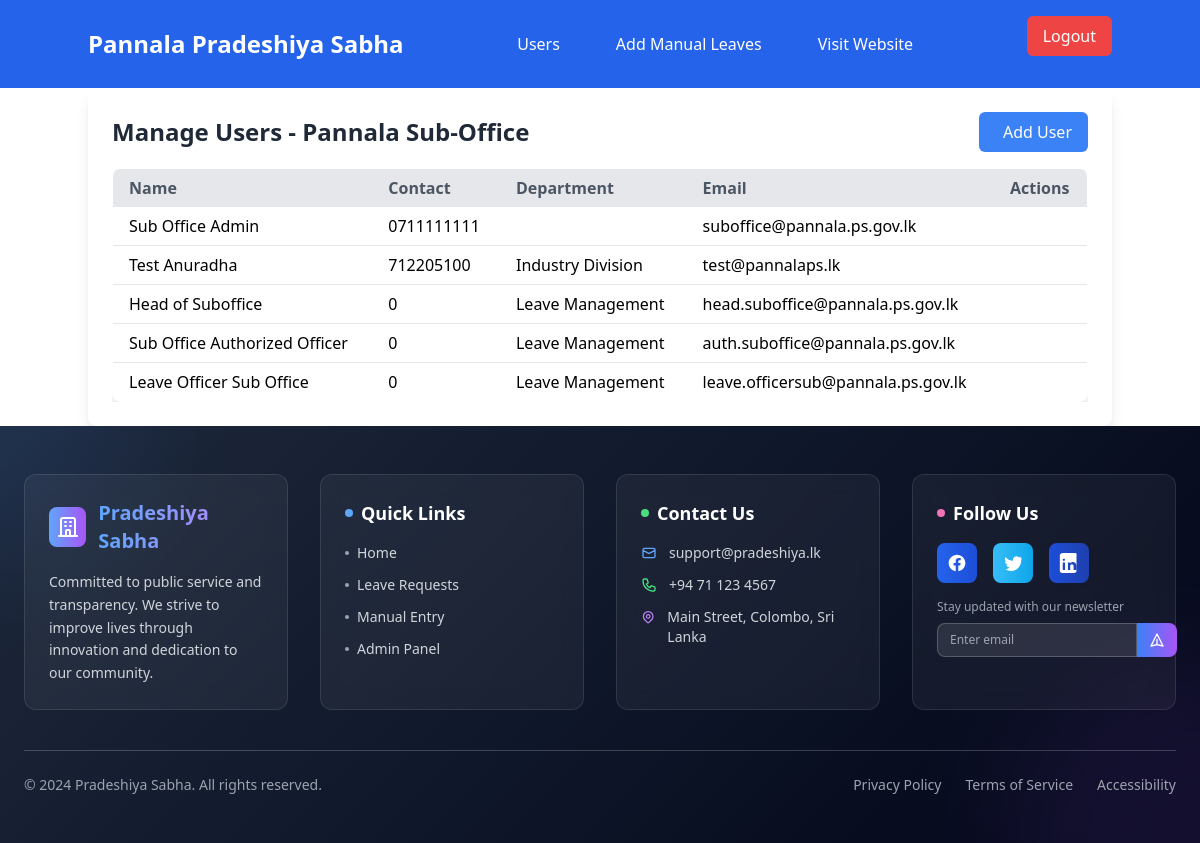
Page /admin/manage-users.php (signed in) on the earlier database version.
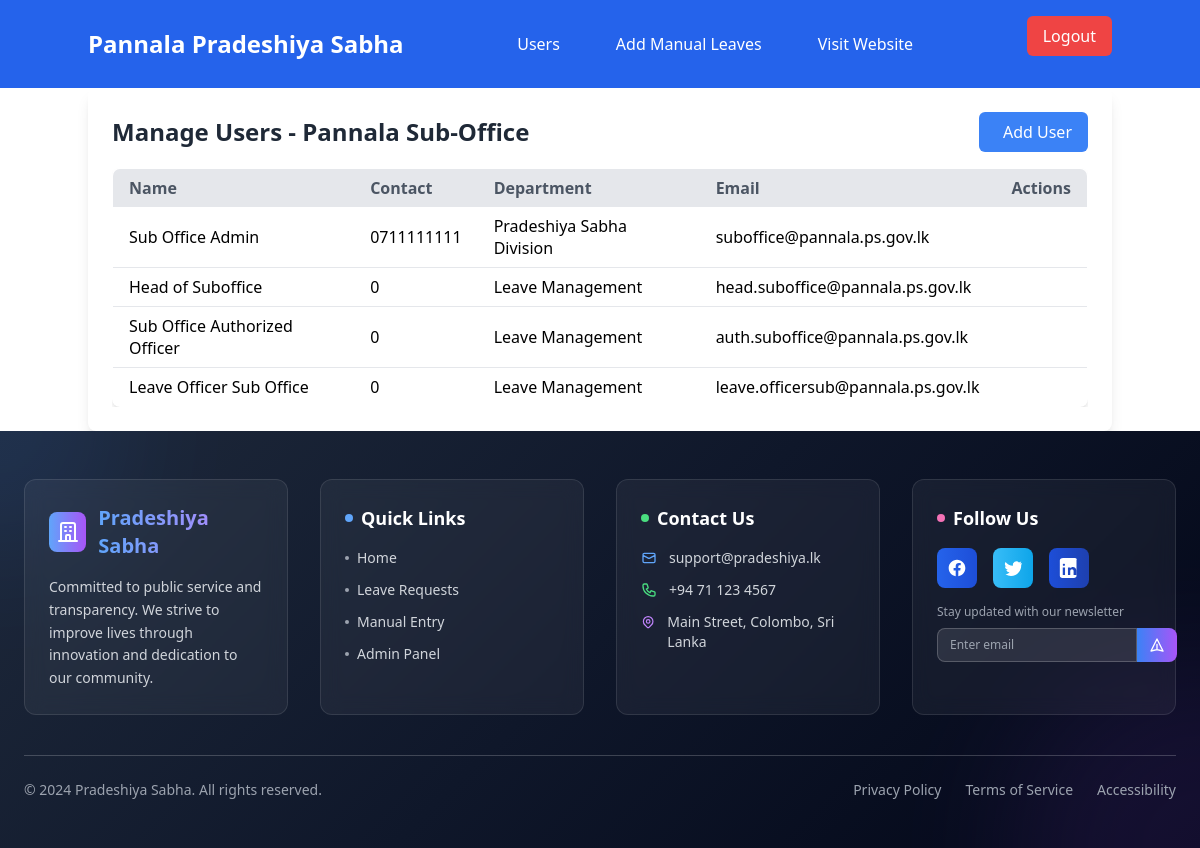
Same page on the later database version.
### tables this page shows
CREATE TABLE `wp_pradeshiya_sabha_users` (
  `ID` int NOT NULL,
  `username` varchar(255) NOT NULL,
  `password` varchar(255) NOT NULL,
  `first_name` varchar(255) NOT NULL,
  `last_name` varchar(255) NOT NULL,
  `gender` enum('Male','Female') NOT NULL,
  `email` varchar(255) NOT NULL,
  `address` text NOT NULL,
  `NIC` varchar(12) NOT NULL,
  `service_number` varchar(50) NOT NULL,
  `phone_number` varchar(20) DEFAULT NULL,
  `designation` varchar(255) NOT NULL,
  `sub_office` varchar(255) NOT NULL,
  `date_of_joining` date NOT NULL,
  `created_at` timestamp NOT NULL DEFAULT CURRENT_TIMESTAMP,
  `updated_at` timestamp NOT NULL DEFAULT CURRENT_TIMESTAMP ON UPDATE CURRENT_TIMESTAMP,
  `leave_balance` decimal(3,1) NOT NULL DEFAULT '20.0',
  `duty_leave_count` int DEFAULT '0',
  `casual_leave_balance` decimal(3,1) NOT NULL DEFAULT '21.0',
  `sick_leave_balance` decimal(3,1) NOT NULL DEFAULT '24.0',
  `department_id` int DEFAULT NULL,
  `designation_id` int DEFAULT NULL
);

CREATE TABLE `wp_departments` (
  `department_id` int NOT NULL,
  `department_name` varchar(255) NOT NULL
);

### admin/manage-users.php (the view, shortened to what this page needs)
<?php
require '../includes/dbconfig.php';
$email = $_SESSION['user']['email'];
$query = "SELECT d.designation_name, u.sub_office
          FROM wp_pradeshiya_sabha_users u
          LEFT JOIN wp_designations d ON u.designation_id = d.designation_id
          WHERE u.email = ?";
$stmt = $conn->prepare($query);
$stmt->bind_param("s", $email);
$stmt->execute();
$result = $stmt->get_result();
$row = $result->fetch_assoc();
$admin_office = $row['sub_office'];
require '../includes/admin-navbar.php';
$sql = "SELECT u.ID, CONCAT(u.first_name, ' ', u.last_name) AS name, u.phone_number,
               dpt.department_name AS department, u.email
        FROM wp_pradeshiya_sabha_users u
        LEFT JOIN wp_departments dpt ON u.department_id = dpt.department_id
        WHERE u.sub_office = ?";
$stmt = $conn->prepare($sql);
$stmt->bind_param("s", $admin_office);
$stmt->execute();
$result = $stmt->get_result();
?>
<!DOCTYPE html>
<html lang="en">
<head>
    <script src="https://cdn.tailwindcss.com"></script>
</head>
<body>
    <div class="container mx-auto bg-white p-6 rounded-lg shadow-lg">
        <div class="flex justify-between items-center mb-4">
            <h1 class="text-2xl font-bold text-gray-800">Manage Users - <?php echo htmlspecialchars($admin_office); ?></h1>
            <a href="add-user.php" class="bg-blue-500 text-white px-4 py-2 rounded-md hover:bg-blue-600 flex items-center">
                <i class="ph ph-plus-bold mr-2"></i> Add User
            </a>
        </div>
        <div class="overflow-x-auto">
            <table class="min-w-full bg-white border border-gray-300 rounded-lg overflow-hidden shadow-md">
                <thead class="bg-gray-200">
                    <tr>
                        <th class="px-4 py-2 text-left text-gray-600">Name</th>
                        <th class="px-4 py-2 text-left text-gray-600">Contact</th>
                        <th class="px-4 py-2 text-left text-gray-600">Department</th>
                        <th class="px-4 py-2 text-left text-gray-600">Email</th>
                        <th class="px-4 py-2 text-center text-gray-600">Actions</th>
                    </tr>
                </thead>
                <tbody>
                    <?php if ($result->num_rows > 0): ?>
                        <?php while ($row = $result->fetch_assoc()): ?>
                            <tr class="border-b hover:bg-gray-100">
                                <td class="px-4 py-2"><?php echo htmlspecialchars($row['name']); ?></td>
                                <td class="px-4 py-2"><?php echo htmlspecialchars($row['phone_number']); ?></td>
                                <td class="px-4 py-2"><?php echo htmlspecialchars($row['department']); ?></td>
                                <td class="px-4 py-2"><?php echo htmlspecialchars($row['email']); ?></td>
                                <td class="px-4 py-2 flex justify-center space-x-4">
                                </td>
                            </tr>
                        <?php endwhile; ?>
                    <?php else: ?>
                        <tr>
                            <td colspan="5" class="px-4 py-4 text-center text-gray-500">No users found.</td>
                        </tr>
                    <?php endif; ?>
                </tbody>
            </table>
        </div>
    </div>
<?php require '../includes/admin-footer.php'; ?>
</body>
</html>

Differences in the rows shown:
removed wp_pradeshiya_sabha_users: name "Test Anuradha", phone_number "712205100", department.department_name "Industry Division", email "test@pannalaps.lk"
changed wp_pradeshiya_sabha_users "suboffice@pannala.ps.gov.lk": department.department_name (not shown) → "Pradeshiya Sabha Division"
